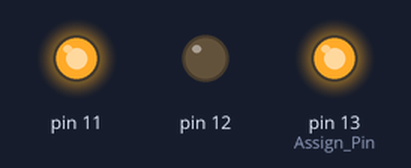
Recording of a sketch running on a simulated Arduino Uno, built with avr-gcc and run on an emulated ATmega328P. Parts: output pins drawn as LEDs (lit = HIGH).

Above: at 0.2 s.
At 1.7 s:
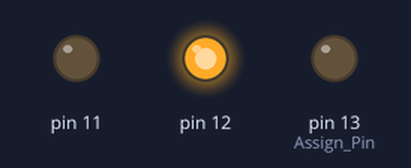
Timing chart, 0 to 3.0 s (numbered marks = the images above):
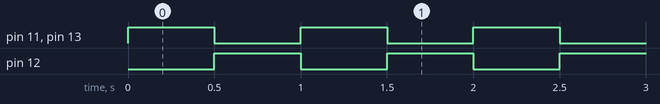

The sketch:

Light.ino
```cpp
void setup() {
  // put your setup code here, to run once:
  pinMode(13, OUTPUT); //Assign Pin = pinMode(#, INPUT/OUTPUT)
  pinMode(12, OUTPUT);
  pinMode(11, OUTPUT);
}

void loop() {
  // put your main code here, to run repeatedly:
  digitalWrite(13, HIGH); //send out signal
  digitalWrite(12, LOW);
  digitalWrite(11,HIGH);
  delay(500);
  digitalWrite(13, LOW);
  digitalWrite(12, HIGH);
  digitalWrite(11,LOW);
  delay(500);

}
```

Measured:
- by itself, pin 11, pin 12, pin 13 (Assign_Pin): alternates HIGH for 0.50 s and LOW for 0.50 s
